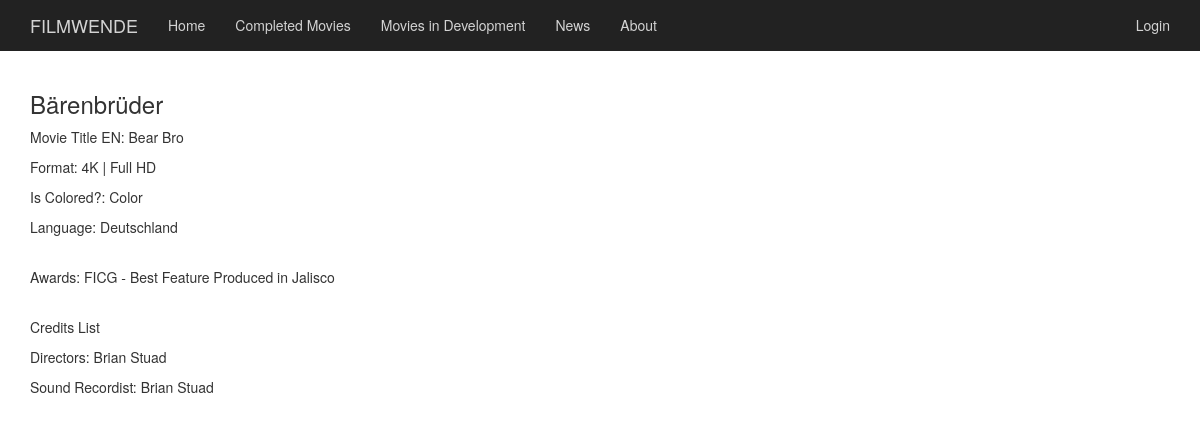
Screenshot of /movies/Bärenbrüder with the database file from the repository.
### app/models.py (models this page shows, shortened)
class Movie(db.Model):
    __tablename__ = "movies"
    id = db.Column(db.Integer, primary_key=True)
    title_DE = db.Column(db.String, unique=True)
    title_EN = db.Column(db.String, unique=True)
    isReleased = db.Column(db.Integer)
    release_date = db.Column(db.String(140))
    format = db.Column(db.String)
    isColored = db.Column(db.Integer)
    language = db.Column(db.String)
    duration = db.Column(db.String)
    synopsis = db.Column(db.String)
    awards = db.Column(db.String)
    screenings = db.Column(db.String)
    supporters = db.Column(db.String)
    directors = db.Column(db.String)
    producers = db.Column(db.String)
    executive_producers = db.Column(db.String)
    editors = db.Column(db.String)
    cinematography = db.Column(db.String)
    sound_recordist = db.Column(db.String)
    sound_mix = db.Column(db.String)
    color = db.Column(db.String)
    image_url = db.Column(db.String)

class Contact(db.Model):
    __tablename__ = "contacts"
    id = db.Column(db.Integer, primary_key = True)
    name = db.Column(db.String(32))
    def getContacts(contact_list):
        name_list = []
        if contact_list:
            contact_ids = contact_list.split(",")
            for contact_id in contact_ids:
                contact = db.session.query(Contact).filter(Contact.id == contact_id).first()
                if contact:
                    name_list.append(contact.name)
            db.session.close()
        return name_list

### app/routes.py (the view)
@app.route('/movies/<movietitle>')
def movie(movietitle):
    movie_result = Movie.query.filter_by(title_DE = movietitle).first()
    directors = Contact.getContacts(movie_result.directors)
    producers = Contact.getContacts(movie_result.producers)
    executive_producers = Contact.getContacts(movie_result.executive_producers)
    editors = Contact.getContacts(movie_result.editors)
    cinematography = Contact.getContacts(movie_result.cinematography)
    sound_recordist = Contact.getContacts(movie_result.sound_recordist)
    sound_mix = Contact.getContacts(movie_result.sound_mix)
    color = Contact.getContacts(movie_result.color)
    if movie_result.release_date:
        release_date = movie_result.release_date
    else:
        release_date = []
    if movie_result.isReleased:
        isReleased = movie_result.isReleased
    else:
        isReleased = []
    if movie_result.duration:
        duration = movie_result.duration
    else:
        duration = []
    if movie_result.synopsis:
        synopsis = movie_result.synopsis
    else:
        synopsis = []
    isColored = ""
    if movie_result.isColored == "b_w":
        isColored = "Black & White"
    else:
        isColored = "Color"
    if movie_result.format:
        format = movie_result.format.split(";")
    else:
        format = []
    if movie_result.language:
        language = movie_result.language.split(";")
    else:
        language = []
    if movie_result.awards:
        awards = movie_result.awards.split(";")
    else:
        awards = []
    if movie_result.screenings:
        screenings = movie_result.screenings.split(";")
    else:
        screenings = []
    if movie_result.supporters:
        supporters = movie_result.supporters.split(";")
    else:
        supporters = []
    movie = {
        'title_DE': movie_result.title_DE,
        'title_EN': movie_result.title_EN,
        'release_date': release_date,
        'isReleased': isReleased,
        'format': format,
        'isColored': isColored,
        'language': language,
        'duration': duration,
        'synopsis': synopsis,
        'awards': awards,
        'screenings': screenings,
        'supporters': supporters,
        'directors': directors,
        'producers': producers,
        'executive_producers': executive_producers,
        'editors': editors,
        'cinematography': cinematography,
        'sound_recordist': sound_recordist,
        'sound_mix': sound_mix,
        'color': color
    }
    print(movie)
    return render_template('movie.html',movie=movie)

### app/templates/movie.html (shortened to what this page needs)
{% extends "base2.html" %}
{% block app_content %}
  <h3 >{{movie.title_DE }}</h3 >
    <div>
      <p>Movie Title EN: {{movie.title_EN}}</p>
      {% if movie.format | length > 0 %}
      <p>Format:
          {%for frm in movie.format%}
            {{frm}} {% if ((movie.format | length > 1) and (not loop.last)) %}|{%endif%}
          {%endfor%}
      </p>
      {%endif%}
      <p>Is Colored?: {{movie.isColored}}</p>
      {% if movie.language | length > 0 %}
      <p> Language:
          {%for lng in movie.language%}
            {{lng}} {% if ((movie.language | length > 1) and (not loop.last)) %}|{%endif%}
          {%endfor%}
      </p>
      {%endif%}
    </div>
    <br>
    <div>
      {% if movie.awards | length > 0 %}
      <p>Awards:
          {%for award in movie.awards%}
            {{award}} {% if ((movie.awards | length > 1) and (not loop.last)) %}|{%endif%}
          {%endfor%}
      </p>
      {%endif%}
    </div>
    <br>
    <div>
      <p>Credits List</p>
      {% if movie.directors | length > 0 %}
      <p> Directors:
      {%for director in movie.directors%}
        {{director}} {% if ((movie.directors | length > 1) and (not loop.last)) %}|{%endif%}
      {%endfor%}
      </p>
      {%endif%}
      {% if movie.sound_recordist | length > 0 %}
      <p> Sound Recordist:
          {%for sound_record in movie.sound_recordist%}
            {{sound_record}} {% if ((movie.sound_recordist | length > 1) and (not loop.last)) %}|{%endif%}
          {%endfor%}
      </p>
      {%endif%}
    </div >
{%endblock%}

### app/static/mystyle.css (style rules this page uses)
html, body { max-width: 100%; overflow-x: hidden; }

### rows the page displays
Movie: title_DE "Bärenbrüder", title_EN "Bear Bro", language "Deutschland", awards "FICG - Best Feature Produced in Jalisco"
Contact: name "Brian Stuad"

### other values shown
{{ frm }} "4K" "Full HD"
{{ movie.isColored }} "Color"
